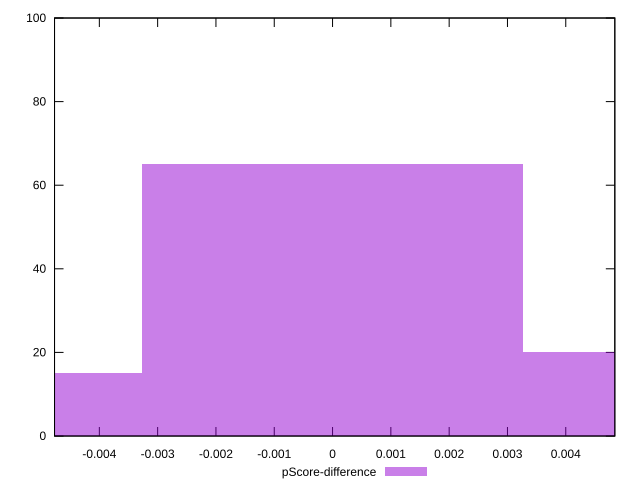

This chart was generated by the following gnuplot code:
reset

$pScoreDifference <<EOF
-0.0065396241247570805 15
0 65
0.0065396241247570805 20
EOF

set key outside below
set boxwidth 0.0065396241247570805
set xrange [-0.004768514256760059:0.004841379236781851]
set yrange [0:100]
set trange [0:100]
set style fill transparent solid 0.5 noborder
set terminal svg size 640, 490 enhanced background rgb 'white'
set output "reports/report_00027_2021-02-24T12-40-31.850Z/bootup-time/samples/music/pScore-difference/histogram.svg"

plot $pScoreDifference title "pScore-difference" with boxes

reset
